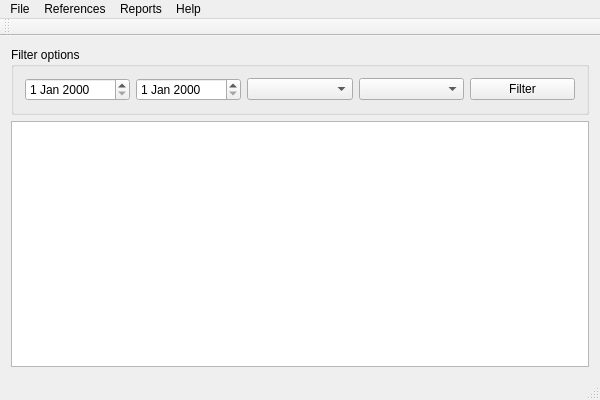
<?xml version="1.0" encoding="UTF-8"?>
<ui version="4.0">
 <class>TimeTrackingClass</class>
 <widget class="QMainWindow" name="TimeTrackingClass">
  <property name="geometry">
   <rect>
    <x>0</x>
    <y>0</y>
    <width>600</width>
    <height>400</height>
   </rect>
  </property>
  <property name="windowTitle">
   <string>TimeTracking</string>
  </property>
  <widget class="QWidget" name="centralWidget">
   <layout class="QVBoxLayout" name="verticalLayout">
    <item>
     <widget class="QGroupBox" name="gbFilter">
      <property name="title">
       <string>Filter options</string>
      </property>
      <layout class="QHBoxLayout" name="horizontalLayout">
       <item>
        <widget class="QDateEdit" name="de_begin"/>
       </item>
       <item>
        <widget class="QDateEdit" name="de_end"/>
       </item>
       <item>
        <widget class="QComboBox" name="cmb_empoyer"/>
       </item>
       <item>
        <widget class="QComboBox" name="cmb_customer"/>
       </item>
       <item>
        <widget class="QPushButton" name="pbFilter">
         <property name="text">
          <string>Filter</string>
         </property>
         <property name="checkable">
          <bool>true</bool>
         </property>
         <property name="checked">
          <bool>false</bool>
         </property>
        </widget>
       </item>
      </layout>
     </widget>
    </item>
    <item>
     <widget class="QTableView" name="tv"/>
    </item>
   </layout>
  </widget>
  <widget class="QMenuBar" name="menuBar">
   <property name="geometry">
    <rect>
     <x>0</x>
     <y>0</y>
     <width>600</width>
     <height>21</height>
    </rect>
   </property>
   <widget class="QMenu" name="menuFile">
    <property name="title">
     <string>File</string>
    </property>
    <addaction name="actionSettings"/>
    <addaction name="separator"/>
    <addaction name="actionExit"/>
   </widget>
   <widget class="QMenu" name="menuReferences">
    <property name="title">
     <string>References</string>
    </property>
    <addaction name="actionRefEmployees"/>
    <addaction name="actionRefCustomers"/>
   </widget>
   <widget class="QMenu" name="menuReports">
    <property name="title">
     <string>Reports</string>
    </property>
    <addaction name="actionRepEmployees"/>
    <addaction name="actionRepCustomers"/>
   </widget>
   <widget class="QMenu" name="menuHelp">
    <property name="title">
     <string>Help</string>
    </property>
    <addaction name="actionAbout"/>
    <addaction name="actionHelp"/>
   </widget>
   <addaction name="menuFile"/>
   <addaction name="menuReferences"/>
   <addaction name="menuReports"/>
   <addaction name="menuHelp"/>
  </widget>
  <widget class="QToolBar" name="mainToolBar">
   <attribute name="toolBarArea">
    <enum>TopToolBarArea</enum>
   </attribute>
   <attribute name="toolBarBreak">
    <bool>false</bool>
   </attribute>
  </widget>
  <widget class="QStatusBar" name="statusBar"/>
  <action name="actionNew">
   <property name="text">
    <string>New</string>
   </property>
  </action>
  <action name="actionOpen">
   <property name="text">
    <string>Open</string>
   </property>
  </action>
  <action name="actionSave_as">
   <property name="text">
    <string>Save as...</string>
   </property>
  </action>
  <action name="actionSettings">
   <property name="text">
    <string>Settings</string>
   </property>
  </action>
  <action name="actionExit">
   <property name="text">
    <string>Exit</string>
   </property>
  </action>
  <action name="actionRefEmployees">
   <property name="text">
    <string>Employees</string>
   </property>
  </action>
  <action name="actionRefCustomers">
   <property name="text">
    <string>Customers</string>
   </property>
  </action>
  <action name="actionRepEmployees">
   <property name="text">
    <string>Employees</string>
   </property>
  </action>
  <action name="actionRepCustomers">
   <property name="text">
    <string>Customers</string>
   </property>
  </action>
  <action name="actionAbout">
   <property name="text">
    <string>About</string>
   </property>
  </action>
  <action name="actionHelp">
   <property name="text">
    <string>Help</string>
   </property>
  </action>
  <action name="actionRegister">
   <property name="text">
    <string>Register</string>
   </property>
  </action>
 </widget>
 <layoutdefault spacing="6" margin="11"/>
 <resources>
  <include location="../timetracking.qrc"/>
 </resources>
 <connections/>
</ui>
